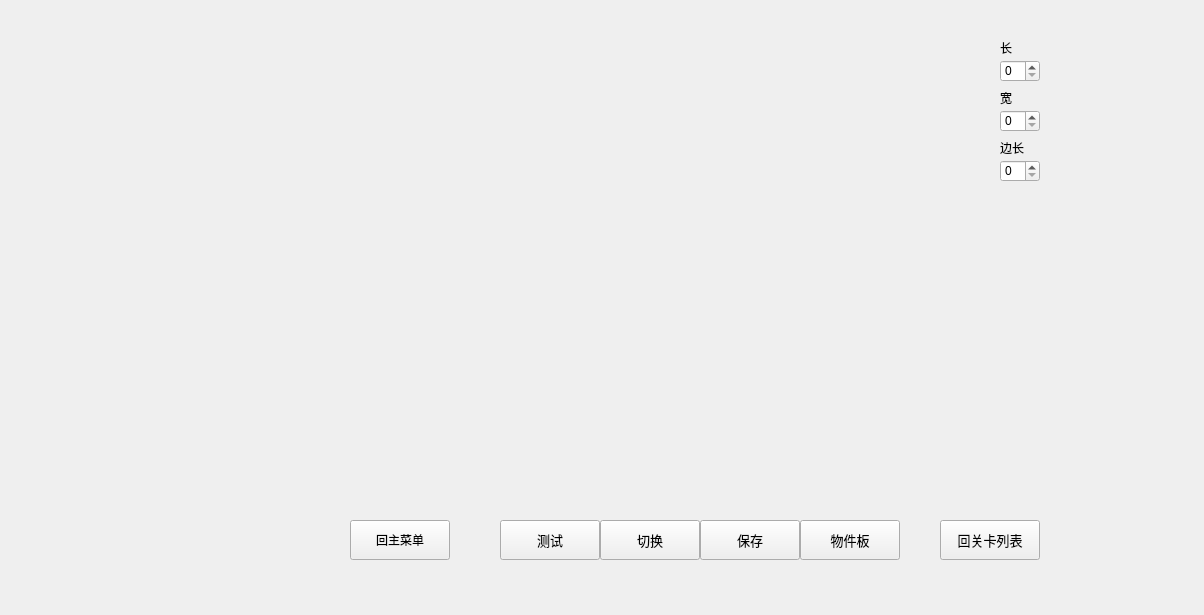
<?xml version="1.0" encoding="UTF-8"?>
<ui version="4.0">
 <class>editor</class>
 <widget class="QWidget" name="editor">
  <property name="geometry">
   <rect>
    <x>0</x>
    <y>0</y>
    <width>1204</width>
    <height>615</height>
   </rect>
  </property>
  <property name="windowTitle">
   <string>Form</string>
  </property>
  <widget class="QWidget" name="widget" native="true">
   <property name="geometry">
    <rect>
     <x>0</x>
     <y>0</y>
     <width>1040</width>
     <height>40</height>
    </rect>
   </property>
  </widget>
  <widget class="QWidget" name="widget_2" native="true">
   <property name="geometry">
    <rect>
     <x>0</x>
     <y>40</y>
     <width>1000</width>
     <height>480</height>
    </rect>
   </property>
  </widget>
  <widget class="QWidget" name="widget_3" native="true">
   <property name="geometry">
    <rect>
     <x>0</x>
     <y>520</y>
     <width>1040</width>
     <height>52</height>
    </rect>
   </property>
   <property name="sizePolicy">
    <sizepolicy hsizetype="Fixed" vsizetype="Fixed">
     <horstretch>0</horstretch>
     <verstretch>0</verstretch>
    </sizepolicy>
   </property>
   <widget class="QPushButton" name="pushButton_2">
    <property name="enabled">
     <bool>true</bool>
    </property>
    <property name="geometry">
     <rect>
      <x>500</x>
      <y>0</y>
      <width>100</width>
      <height>40</height>
     </rect>
    </property>
    <property name="sizePolicy">
     <sizepolicy hsizetype="Preferred" vsizetype="Preferred">
      <horstretch>0</horstretch>
      <verstretch>40</verstretch>
     </sizepolicy>
    </property>
    <property name="minimumSize">
     <size>
      <width>0</width>
      <height>40</height>
     </size>
    </property>
    <property name="font">
     <font>
      <family>AcadEref</family>
      <pointsize>10</pointsize>
     </font>
    </property>
    <property name="text">
     <string>测试</string>
    </property>
   </widget>
   <widget class="QPushButton" name="pushButton_3">
    <property name="geometry">
     <rect>
      <x>600</x>
      <y>0</y>
      <width>100</width>
      <height>40</height>
     </rect>
    </property>
    <property name="sizePolicy">
     <sizepolicy hsizetype="Preferred" vsizetype="Preferred">
      <horstretch>0</horstretch>
      <verstretch>40</verstretch>
     </sizepolicy>
    </property>
    <property name="minimumSize">
     <size>
      <width>0</width>
      <height>40</height>
     </size>
    </property>
    <property name="font">
     <font>
      <family>AcadEref</family>
      <pointsize>10</pointsize>
     </font>
    </property>
    <property name="text">
     <string>切换</string>
    </property>
   </widget>
   <widget class="QPushButton" name="pushButton_5">
    <property name="geometry">
     <rect>
      <x>700</x>
      <y>0</y>
      <width>100</width>
      <height>40</height>
     </rect>
    </property>
    <property name="sizePolicy">
     <sizepolicy hsizetype="Preferred" vsizetype="Preferred">
      <horstretch>0</horstretch>
      <verstretch>40</verstretch>
     </sizepolicy>
    </property>
    <property name="minimumSize">
     <size>
      <width>0</width>
      <height>40</height>
     </size>
    </property>
    <property name="font">
     <font>
      <family>AcadEref</family>
      <pointsize>10</pointsize>
     </font>
    </property>
    <property name="text">
     <string>保存</string>
    </property>
   </widget>
   <widget class="QPushButton" name="pushButton">
    <property name="enabled">
     <bool>true</bool>
    </property>
    <property name="geometry">
     <rect>
      <x>940</x>
      <y>0</y>
      <width>100</width>
      <height>40</height>
     </rect>
    </property>
    <property name="sizePolicy">
     <sizepolicy hsizetype="Preferred" vsizetype="Preferred">
      <horstretch>0</horstretch>
      <verstretch>40</verstretch>
     </sizepolicy>
    </property>
    <property name="minimumSize">
     <size>
      <width>0</width>
      <height>40</height>
     </size>
    </property>
    <property name="font">
     <font>
      <family>AcadEref</family>
      <pointsize>10</pointsize>
     </font>
    </property>
    <property name="text">
     <string>回关卡列表</string>
    </property>
   </widget>
   <widget class="QPushButton" name="pushButton_6">
    <property name="enabled">
     <bool>true</bool>
    </property>
    <property name="geometry">
     <rect>
      <x>800</x>
      <y>0</y>
      <width>100</width>
      <height>40</height>
     </rect>
    </property>
    <property name="sizePolicy">
     <sizepolicy hsizetype="Preferred" vsizetype="Preferred">
      <horstretch>0</horstretch>
      <verstretch>40</verstretch>
     </sizepolicy>
    </property>
    <property name="minimumSize">
     <size>
      <width>0</width>
      <height>40</height>
     </size>
    </property>
    <property name="font">
     <font>
      <family>AcadEref</family>
      <pointsize>10</pointsize>
     </font>
    </property>
    <property name="text">
     <string>物件板</string>
    </property>
   </widget>
   <widget class="QPushButton" name="pushButton_4">
    <property name="geometry">
     <rect>
      <x>350</x>
      <y>0</y>
      <width>100</width>
      <height>40</height>
     </rect>
    </property>
    <property name="text">
     <string>回主菜单</string>
    </property>
   </widget>
  </widget>
  <widget class="QWidget" name="widget_4" native="true">
   <property name="geometry">
    <rect>
     <x>1000</x>
     <y>40</y>
     <width>40</width>
     <height>480</height>
    </rect>
   </property>
   <widget class="QSpinBox" name="spinBox">
    <property name="geometry">
     <rect>
      <x>0</x>
      <y>20</y>
      <width>40</width>
      <height>22</height>
     </rect>
    </property>
   </widget>
   <widget class="QSpinBox" name="spinBox_2">
    <property name="geometry">
     <rect>
      <x>0</x>
      <y>70</y>
      <width>40</width>
      <height>22</height>
     </rect>
    </property>
   </widget>
   <widget class="QSpinBox" name="spinBox_3">
    <property name="geometry">
     <rect>
      <x>0</x>
      <y>120</y>
      <width>40</width>
      <height>22</height>
     </rect>
    </property>
   </widget>
   <widget class="QLabel" name="label">
    <property name="geometry">
     <rect>
      <x>0</x>
      <y>100</y>
      <width>40</width>
      <height>15</height>
     </rect>
    </property>
    <property name="text">
     <string>边长</string>
    </property>
   </widget>
   <widget class="QLabel" name="label_2">
    <property name="geometry">
     <rect>
      <x>0</x>
      <y>50</y>
      <width>40</width>
      <height>15</height>
     </rect>
    </property>
    <property name="text">
     <string>宽</string>
    </property>
   </widget>
   <widget class="QLabel" name="label_3">
    <property name="geometry">
     <rect>
      <x>0</x>
      <y>0</y>
      <width>40</width>
      <height>15</height>
     </rect>
    </property>
    <property name="text">
     <string>长</string>
    </property>
   </widget>
  </widget>
 </widget>
 <resources/>
 <connections/>
</ui>
